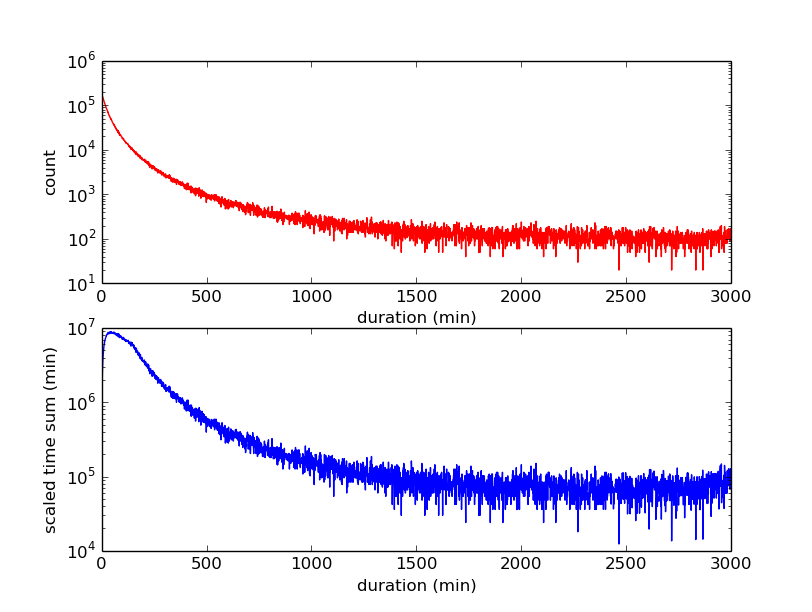

This chart was generated by the following Python code:
import matplotlib.mlab as mlab
import matplotlib.pyplot as plt

from load_toys_rev import *

filename = 'data/toys_rev2_sample10.csv'
sample_factor = 10
toy_list = load_toys_rev(filename)

def scale (duration):
    if duration < 150:
        return duration*4
    if duration <= 2400:
        return 600
    else:
        return duration*0.25

count = [0]*3000
timesum = [0]*3000
for toy in toy_list:
    if toy.duration < 3000:
        count[toy.duration] += 1*sample_factor
        timesum[toy.duration] += scale(toy.duration)*sample_factor

plt.subplot(211)
plt.semilogy(count, 'r')
plt.xlabel('duration (min)')
plt.ylabel('count')

plt.subplot(212)
plt.semilogy(timesum, 'b')
plt.xlabel('duration (min)')
plt.ylabel('scaled time sum (min)')

plt.show()
